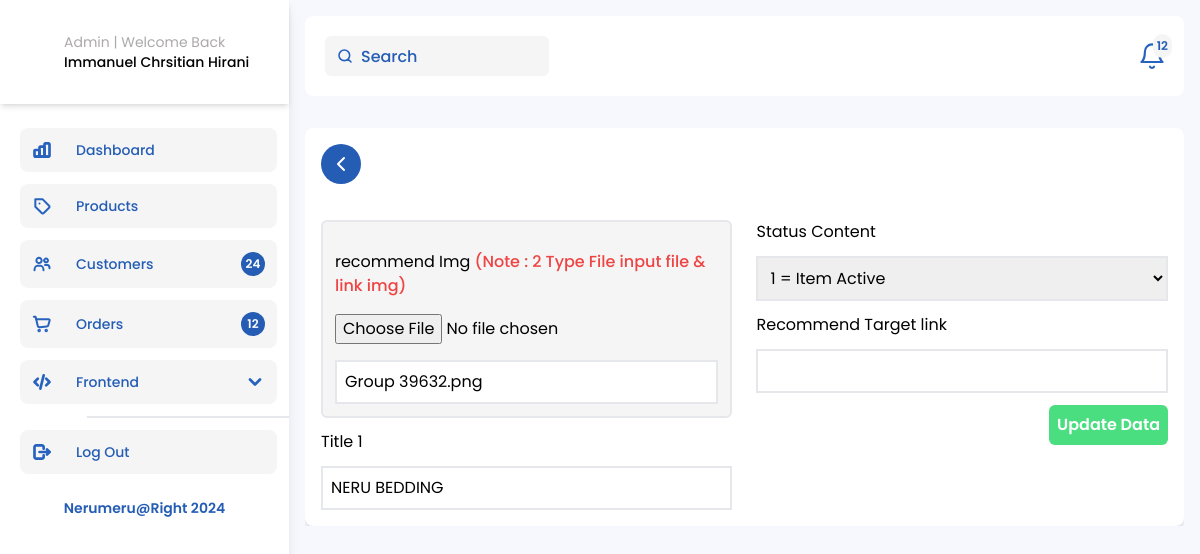
The app's page /Admin-recomend-UpdateData.php?recommend_id=1 with its own data.
### tables this page shows
CREATE TABLE `recommendsection` (
  `recommend_id` int(11) NOT NULL,
  `recommend_img` varchar(100) NOT NULL,
  `recommend_title` varchar(100) NOT NULL,
  `recommend_targetLink` varchar(500) NOT NULL,
  `status` int(1) NOT NULL,
  `insert_date` datetime NOT NULL DEFAULT current_timestamp(),
  `lastupdate_date` datetime NOT NULL DEFAULT current_timestamp()
);

### function.php (called while the page is built, shortened)
<?php
$conn = mysqli_connect('localhost', 'root', '', 'nerumeru');
function query($query)
{
    global $conn;
    $result = mysqli_query($conn, $query);
    $rows = [];
    foreach ($result as $row) {
        $rows[] = $row;
    }
    return $rows;
}

### Admin-recomend-UpdateData.php (the view, shortened to what this page needs)
<?php
require "function.php";
$id = $_GET["recommend_id"];
$recommend = query("SELECT * FROM recommendsection WHERE recommend_id = $id")[0];
?>
<!doctype html>
<html lang="en">
<head>
    <link rel="stylesheet" href="css/output.css" />
    <link rel="stylesheet" href="https://cdn.jsdelivr.net/npm/swiper@10/swiper-bundle.min.css" />
    <link rel="stylesheet" href="https://cdn.jsdelivr.net/npm/swiper@10/swiper-bundle.min.css" />
</head>
<body>
    <main class="my-0">
        <section class="admin relative h-screen overflow-hidden my-0">
            <div class="flex items-start justify-between">
                <?php include("sidebar.admin.php"); ?>
                <div class="flex flex-col gap-4 container">
                    <header class="z-40 flex items-center bg-white rounded-lg justify-between w-full h-20 px-5">
                        <div class="header-wrapper w-full flex items-center justify-between">
                            <span class="relative">
                                <input id="searchAdminNavbar" type="search" class="bg-white-neru px-3 rounded-md h-10 outline-none py-1 w-[224px] pl-9 xl:text-base md:text-sm text-xs" placeholder="Search" />
                            </span>
                            <div id="notifications" class="relative cursor-pointer">
                                <div class="badge absolute -right-2 -top-2 bg-white-neru rounded-full flex items-center justify-center p-1">
                                    <h6 class="text-xs text-blue-Neru font-semibold">12</h6>
                                </div>
                            </div>
                        </div>
                    </header>
                    <div class="max-h-screen w-full overflow-y-auto">
                        <div class="container bg-white rounded-lg shadow-md 3xl:h-[760px] 2xl:h-[550px] flex flex-col gap-3 overflow-y-auto mt-4">
                            <div class="WrapperBack mb-6 w-fit">
                                <a href="Admin-Homepage.php" class="bg-blue-Neru w-fit text-white px-2 rounded-full py-2 cursor-pointer font-semibold text-base flex items-center gap-3">
                                    <svg xmlns="http://www.w3.org/2000/svg" class="icon icon-tabler icon-tabler-chevron-left" width="24" height="24" viewBox="0 0 24 24" stroke-width="2" stroke="currentColor" fill="none" stroke-linecap="round" stroke-linejoin="round">
                                        <path stroke="none" d="M0 0h24v24H0z" fill="none" />
                                        <path d="M15 6l-6 6l6 6" />
                                    </svg>
                                </a>
                            </div>
                            <form class="w-full" action="" method="post" enctype="multipart/form-data">
                                <div class="grid grid-cols-2 gap-6">
                                    <div class="flex flex-col w-full gap-3">
                                        <div class="w-full flex flex-col gap-4  bg-white-neru rounded-md border-2 p-3">
                                            <label for="">recommend Img <span class="text-red-500 font-medium">(Note : 2 Type File input file & link img)</span> </label>
                                            <input type="file" name="gambar">
                                            <input class="w-full p-2 outline-none border-2" type="text" name="recommend_img" value="<?= $recommend["recommend_img"] ?>" />
                                        </div>
                                        <label for="">Title 1</label>
                                        <input required class="w-full p-2 outline-none border-2" name="recommend_title" placeholder="recommend's Delightful Pets" value="<?= $recommend["recommend_title"] ?>" type="text" />
                                    </div>
                                    <div class="flex flex-col w-full gap-3">
                                        <label for="">Status Content</label>
                                        <select class="w-full p-2 outline-none border-2" name="status" id="status">
                                            <option> <?= $recommend["status"] ?>
                                                <?php if ($recommend["status"] === "1") : ?>
                                                    <?= "= Item Active" ?>
                                                <?php else : ?>
                                                    <?= "= Item Non-Active" ?>
                                                <?php endif; ?>
                                            </option>
                                        </select>
                                        <label for="">Recommend Target link</label>
                                        <input required class="w-full p-2 outline-none border-2" name="recommend_targetLink" value="<?=$recommend["recommend_targetLink"] ?>" type="text" />
                                        <button type="submit" name="submit" class="bg-green-400 p-2 rounded-md text-white font-semibold w-fit self-end">Update Data</button>
                                    </div>
                                </div>
                            </form>
                        </div>
                    </div>
                </div>
            </div>
        </section>
    </main>
</body>
</html>

### records on screen
recommendsection: recommend_img "Group 39632.png", recommend_title "NERU BEDDING", status "1 = Item Active"
